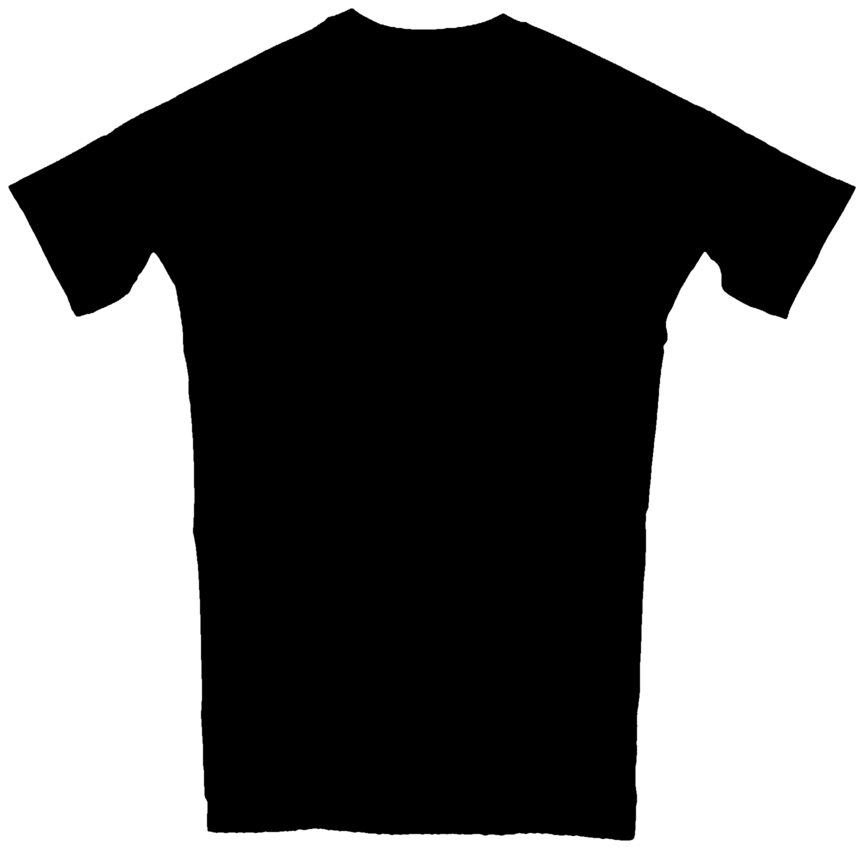
#> input picture cagecraft-ads/ads/10-legacy-flatlay-floor/shadow/rashguard-legacy_flat-back_mask.png, 1728 x 1697 px, given in place of flat-front.png, which was not available (shown at 1/2 size)
$ python make_masks.py ../shadow/rashguard-legacy_flat-back_mask.png
#> lines starting #> are read from the running program, lines starting #| are printed output that depends on the picture
# Builds black silhouette PNGs (alpha only) from the cutouts' alpha channel, used as separate shadow elements.
# No garment colour pixels are carried over: RGB is pure black, alpha is the cutout mask at full size.
import sys
from PIL import Image
lib = sys.argv[1]
for slug, f in [("rashguard-legacy", "flat-front"), ("shorts-legacy", "flat-front"), ("rashguard-legacy", "flat-back"), ("shorts-legacy", "flat-back")]:
    im = Image.open(f"{lib}/cut/{slug}/{f}.png").convert("RGBA")
#> im is the input picture: PIL image 1728x1697 RGBA; mean R, G, B, A 0, 0, 0, 144.4
    a = im.getchannel("A")
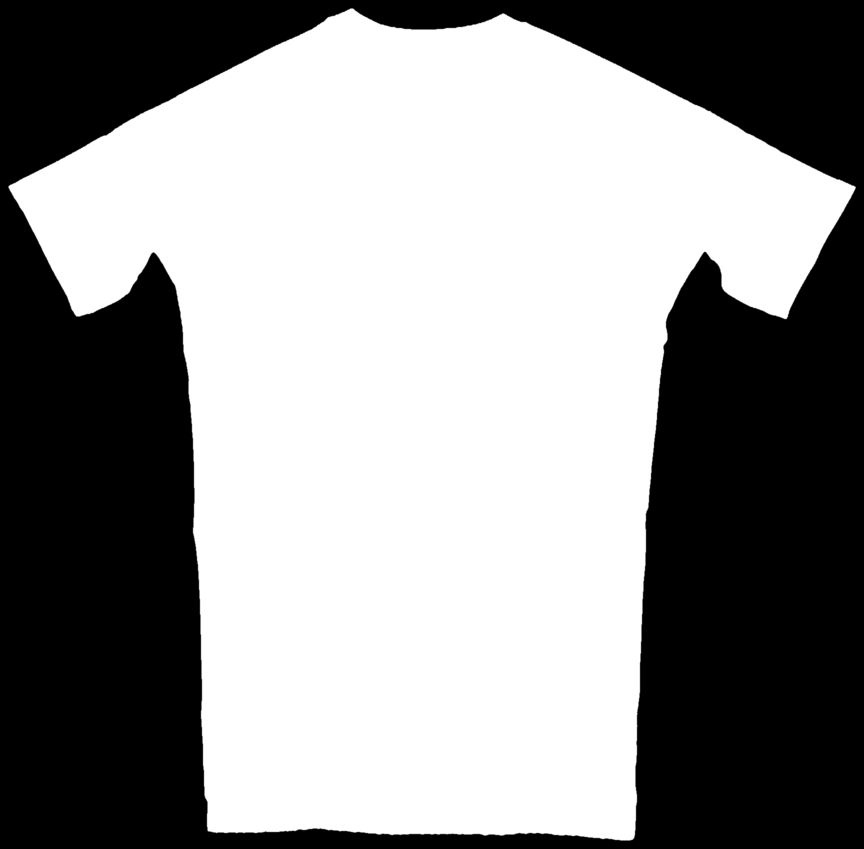
#> a: PIL image 1728x1697 L (shown at 1/2 size); min 0, max 255, mean 144.4
    out = Image.new("RGBA", im.size, (0, 0, 0, 0)); out.putalpha(a)
#> after `out = Image.new('RGBA', im.size, (0, 0, 0, 0))`: out: PIL image 1728x1697 RGBA; every value is 0
    out.save(f"shadow/{slug}_{f}_mask.png", optimize=True)
    print(slug, f, im.size)
#| rashguard-legacy flat-front (1728, 1697)
#> pass 2 of the loop `for slug, f in [("rashguard-legacy", "flat-front"), ("shorts-legacy", ..`:
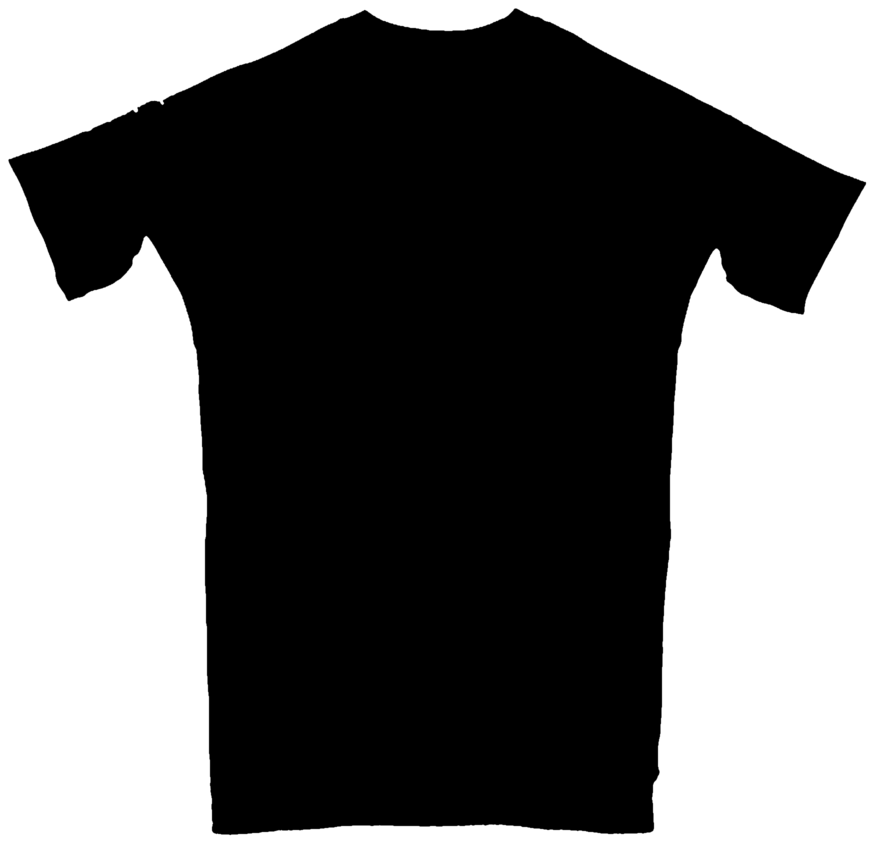
#> input picture cagecraft-ads/ads/10-legacy-flatlay-floor/shadow/rashguard-legacy_flat-front_mask.png, 1748 x 1686 px, given in place of flat-front.png, which was not available (shown at 1/2 size)
#> im is the input picture: PIL image 1748x1686 RGBA; mean R, G, B, A 0, 0, 0, 146.1
#> `a = im.getchannel("A")`:
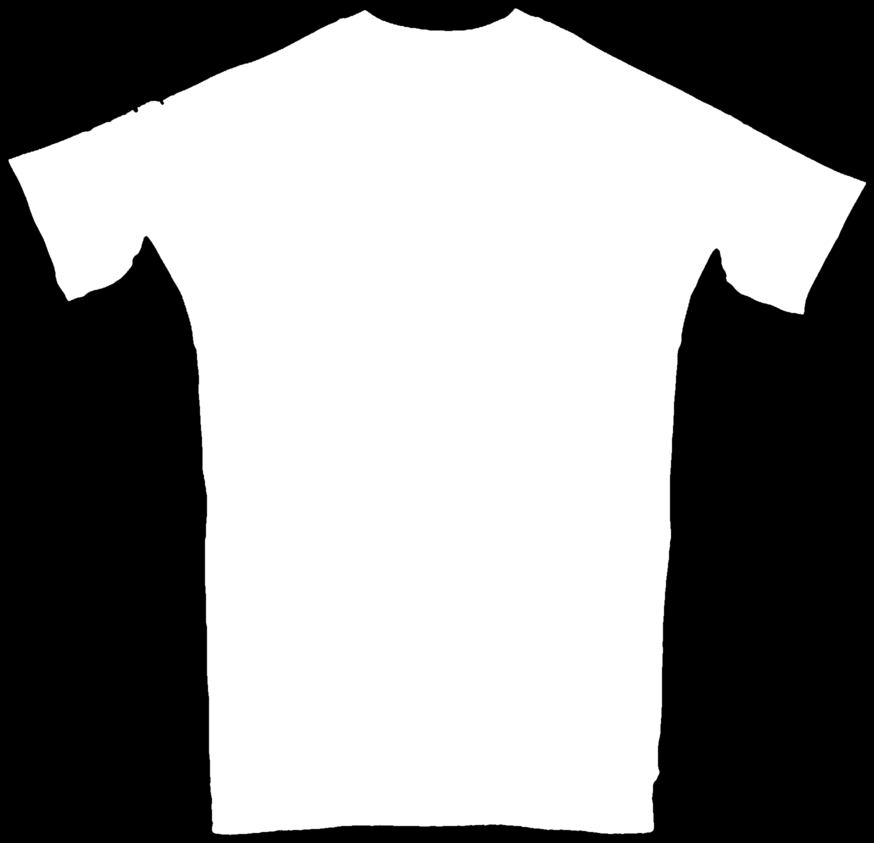
#> a: PIL image 1748x1686 L (shown at 1/2 size); min 0, max 255, mean 146.1
#> out: PIL image 1748x1686 RGBA; every value is 0
#| shorts-legacy flat-front (1748, 1686)
#> (the run stopped early here; a loop or call above may not have finished)
